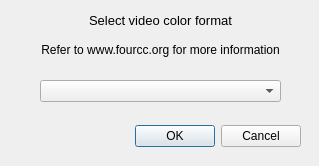
<?xml version="1.0" encoding="UTF-8"?>
<ui version="4.0">
 <class>ColorDialog</class>
 <widget class="QDialog" name="ColorDialog">
  <property name="windowModality">
   <enum>Qt::NonModal</enum>
  </property>
  <property name="geometry">
   <rect>
    <x>0</x>
    <y>0</y>
    <width>319</width>
    <height>166</height>
   </rect>
  </property>
  <property name="windowTitle">
   <string>Color format</string>
  </property>
  <property name="modal">
   <bool>true</bool>
  </property>
  <widget class="QDialogButtonBox" name="buttonBox">
   <property name="geometry">
    <rect>
     <x>-40</x>
     <y>120</y>
     <width>341</width>
     <height>32</height>
    </rect>
   </property>
   <property name="font">
    <font>
     <family>Segoe UI</family>
    </font>
   </property>
   <property name="orientation">
    <enum>Qt::Horizontal</enum>
   </property>
   <property name="standardButtons">
    <set>QDialogButtonBox::Cancel|QDialogButtonBox::Ok</set>
   </property>
  </widget>
  <widget class="QComboBox" name="comboBox">
   <property name="geometry">
    <rect>
     <x>40</x>
     <y>80</y>
     <width>241</width>
     <height>22</height>
    </rect>
   </property>
   <property name="font">
    <font>
     <family>Segoe UI</family>
    </font>
   </property>
  </widget>
  <widget class="QLabel" name="label">
   <property name="geometry">
    <rect>
     <x>80</x>
     <y>10</y>
     <width>161</width>
     <height>20</height>
    </rect>
   </property>
   <property name="font">
    <font>
     <family>Segoe UI</family>
     <pointsize>10</pointsize>
     <weight>50</weight>
     <bold>false</bold>
    </font>
   </property>
   <property name="text">
    <string>Select video color format</string>
   </property>
   <property name="alignment">
    <set>Qt::AlignCenter</set>
   </property>
  </widget>
  <widget class="QLabel" name="label_2">
   <property name="geometry">
    <rect>
     <x>30</x>
     <y>40</y>
     <width>261</width>
     <height>21</height>
    </rect>
   </property>
   <property name="font">
    <font>
     <family>Segoe UI</family>
    </font>
   </property>
   <property name="text">
    <string>Refer to www.fourcc.org for more information</string>
   </property>
   <property name="alignment">
    <set>Qt::AlignCenter</set>
   </property>
   <property name="openExternalLinks">
    <bool>true</bool>
   </property>
   <property name="textInteractionFlags">
    <set>Qt::TextBrowserInteraction</set>
   </property>
  </widget>
 </widget>
 <resources/>
 <connections>
  <connection>
   <sender>buttonBox</sender>
   <signal>accepted()</signal>
   <receiver>ColorDialog</receiver>
   <slot>accept()</slot>
   <hints>
    <hint type="sourcelabel">
     <x>248</x>
     <y>254</y>
    </hint>
    <hint type="destinationlabel">
     <x>157</x>
     <y>274</y>
    </hint>
   </hints>
  </connection>
  <connection>
   <sender>buttonBox</sender>
   <signal>rejected()</signal>
   <receiver>ColorDialog</receiver>
   <slot>reject()</slot>
   <hints>
    <hint type="sourcelabel">
     <x>316</x>
     <y>260</y>
    </hint>
    <hint type="destinationlabel">
     <x>286</x>
     <y>274</y>
    </hint>
   </hints>
  </connection>
 </connections>
</ui>
